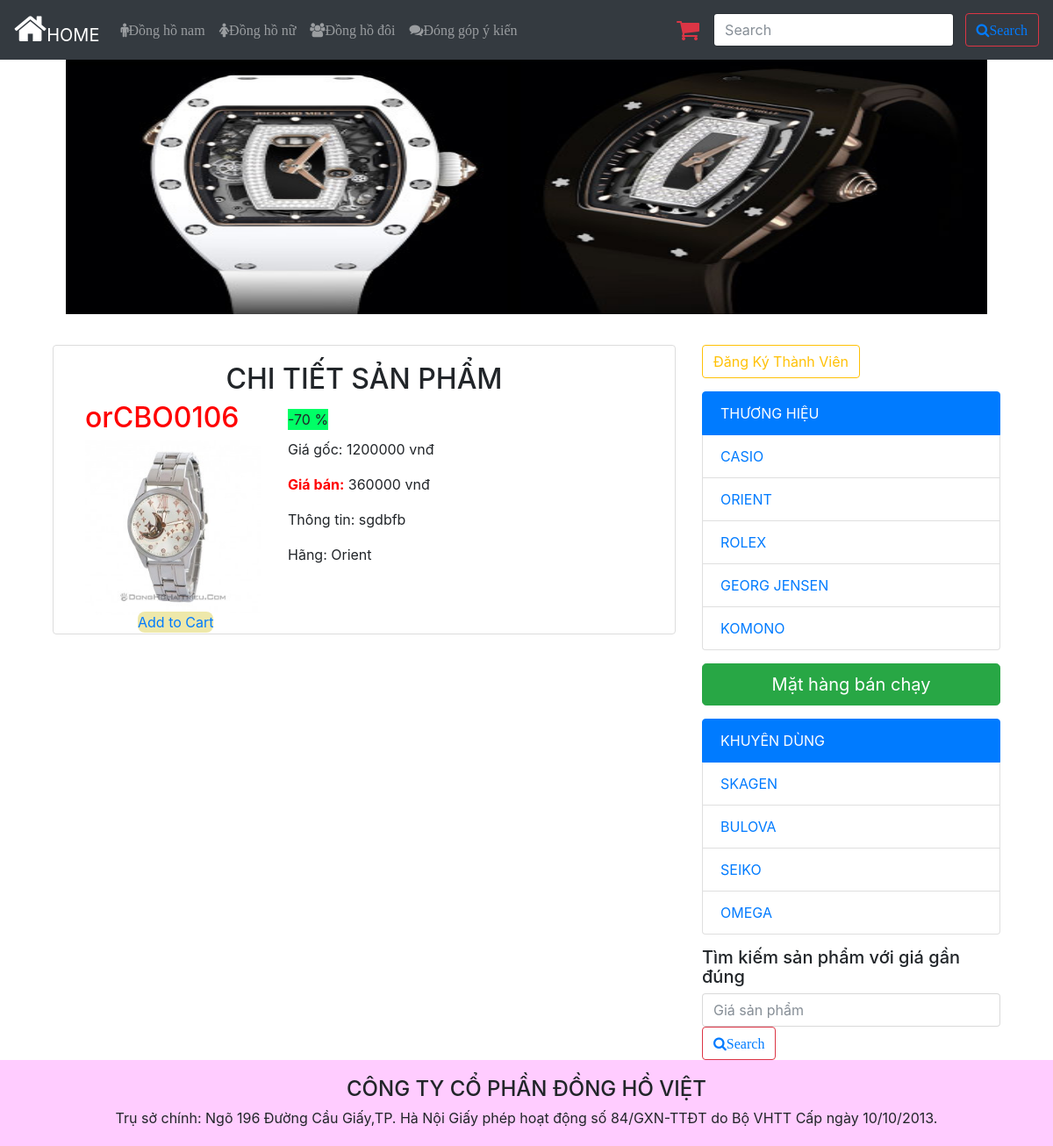
/webcode/index.php?p=product/ttchitiet.php&&id_sanpham=1, run on the app's committed database.
### tables this page shows
CREATE TABLE `tbl_sanpham` (
  `id_sanpham` int(11) NOT NULL,
  `id_NSX` int(11) NOT NULL,
  `tensanpham` varchar(100) NOT NULL,
  `hinhanh` varchar(225) DEFAULT NULL,
  `soluong` int(4) NOT NULL,
  `dongia` float(11,0) NOT NULL,
  `khuyenmai` int(11) DEFAULT NULL,
  `thongtinsp` varchar(255) DEFAULT NULL,
  `baohanh` varchar(255) DEFAULT NULL,
  `doituong` varchar(10) DEFAULT NULL
);

CREATE TABLE `tbl_nhasanxuat` (
  `id_NSX` int(11) NOT NULL,
  `ten_NSX` varchar(100) NOT NULL,
  `quocgia` varchar(100) DEFAULT NULL,
  `thongtin` varchar(500) DEFAULT NULL
);

### webcode/product/ttchitiet.php (the view)
<?php
	include("dbconnect.php");
	$id=$_GET["id_sanpham"];
	$sql = "SELECT *, n.ten_NSX FROM tbl_sanpham as s, tbl_nhasanxuat as n WHERE (s.id_sanpham='".$id."')&&(s.id_NSX = n.id_NSX)";
	$stmt = $conn->prepare($sql);
	$stmt->execute();
	$result = $stmt->fetch()
	?>
	<div class="col-md-12 img-thumbnail" style="float: left; padding-top: 20px;padding-bottom: 20px">
       	 <h2 align="center">CHI TIẾT SẢN PHẨM</h2>
    	 <table style="margin-left: 20px; ">
       		 <tr>
            <td><h2 style="color: red"><?php echo $result["tensanpham"] ?></h2>
            	<?php
					if($result["khuyenmai"]==0){
					$khuyenmai="";
					$giagoc="";
				}else{
				$khuyenmai= "-".$result["khuyenmai"]." %";
				$giagoc= "Giá gốc: ".$result["dongia"]." vnđ";
				}
					 ?>
           <img  src="img_produc/<?php echo $result["hinhanh"] ?>" width="200px" height="200px" >
            	<p style="border-radius: 8px; position: absolute; margin-top: -4px; background: #eee8aa; margin-left: 60px">
				<a href="index.php?p=giohang/giohang.php&&themgiohang=<?php echo $result["id_sanpham"] ?>">Add to Cart</a>
				</p>
				<p style="position: absolute; margin-top: -235px; background: #00FF66; margin-left: 231px;"><?php echo $khuyenmai ?></p>
			</td>
            <td style="padding-left: 30px" colspan="2">
				<p><?php echo $giagoc; ?></p>
            	<p><b style="color: red">Giá bán:</b>
				<?php
				if($result["dongia"]==0){
					$gia="liên hệ";
				}else{
				$gia= ($result["dongia"]-($result["dongia"]*$result["khuyenmai"])/100)." vnđ"; ;
				} echo $gia;
				?></p>
           	 <p>Thông tin: <?php echo $result["thongtinsp"] ?> </p>
      		 <p>Hãng: <?php echo $result["ten_NSX"] ?></p>
      		 </td>
       		 </tr>
   		 </table>
   		</div>

### webcode/index.php (style rules this page uses)
body { padding-top: 68px; padding-bottom: 70px; }

### data on the page
tbl_sanpham: tensanpham "orCBO0106", hinhanh (picture), khuyenmai "-70 %", dongia "Giá gốc: 1200000 vnđ", gia "360000 vnđ", thongtinsp "sgdbfb", id_NSX.ten_NSX "Orient"
